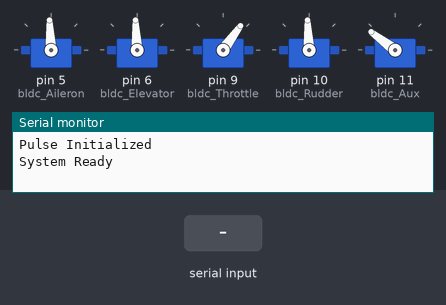
Simulated run of this sketch. Board: Arduino Uno, built with avr-gcc and run on an emulated ATmega328P. Parts: 5 × servo, the last lines printed to the serial monitor. The test bench sets the inputs (shaded band).

Above: at 1.3 s.
1.4 s: "TH" received over Serial
At 2.3 s:
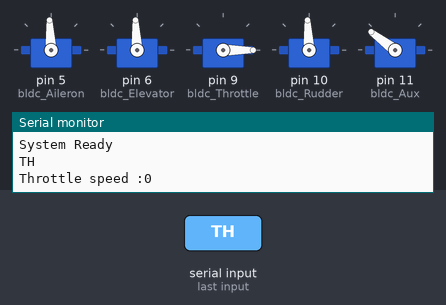
2.9 s: "RD" received over Serial
At 3.6 s:
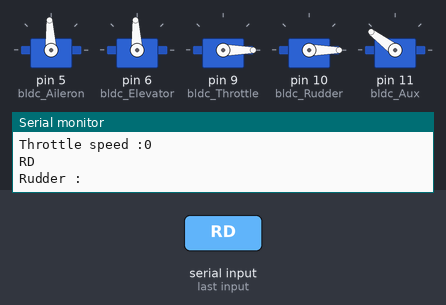
4.4 s: "AI" received over Serial
At 5.6 s:
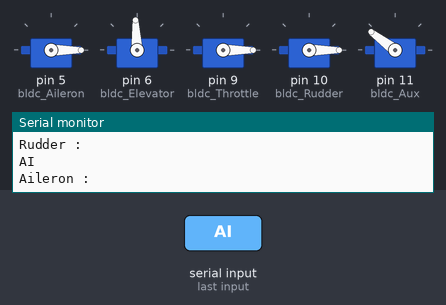
5.9 s: "EL" received over Serial
At 7.1 s:
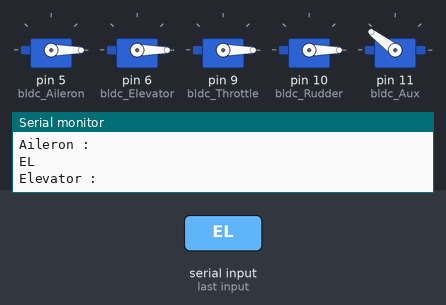
7.4 s: "ARM" received over Serial
At 8.4 s:
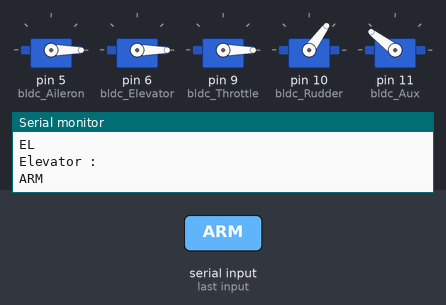
Timing chart, 0 to 10.9 s (numbered marks = the images above; inputs shaded):
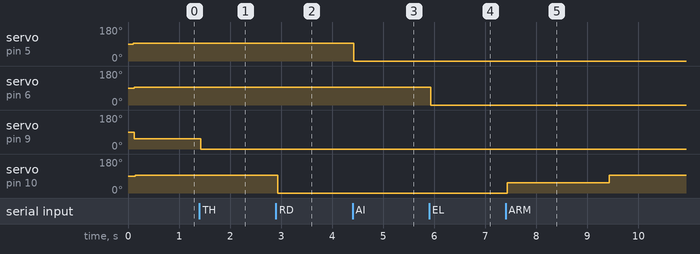

The sketch:

KK2_Interface.ino
```cpp
#include <Servo.h>
Servo bldc_Aileron;
Servo bldc_Elevator;
Servo bldc_Throttle;
Servo bldc_Rudder;
Servo bldc_Aux;

String string= "";

//To send a command use this format : e.g. TH_1850
//for Aileron AI
//for Elevator EL
//for Throttle TH
//for Throttle RD
//for Auxiliary use AUX_ON or AUX_OFF

int defAileron = 1500;//Max value is 1900 and Min value is 1100
int defElevator = 1500;//Max value is 1900 and Min value is 1100
int defThrottle = 1100;//Max value is 2400 and Min value is 1100
int defRudder = 1500;//Max value is 1900 and Min value is 1100

int AuxOn = 2018;
int AuxOff = 1015;


void setup(){

  pinMode(5, OUTPUT);
  pinMode(6, OUTPUT);
  pinMode(9, OUTPUT);
  pinMode(10, OUTPUT);
  pinMode(11, OUTPUT);

  bldc_Aileron.attach(5);
  bldc_Elevator.attach(6);
  bldc_Throttle.attach(9);
  bldc_Rudder.attach(10);
  bldc_Aux.attach(11);

  Serial.begin(9600);
  delay(100);
  initializePulse();

  Serial.println("System Ready");
}


void loop(){

  string = "";

    while(Serial.available() > 0)
    {
        string += (char) Serial.read();
        Serial.flush();
        delay(10);
    }

    if(string != "")
    {
      String word1 = getValue(string, '_', 0);
      String word2 = getValue(string, '_', 1);

      Serial.println(word1);

//      if(word1 == "+"){
//        fullThrottle();
//      }
//
//      if(word1 == "-"){
//        IdleThrottle();
//      }

      if(word1=="TH"){
        int th = word2.toInt();
        bldc_Throttle.writeMicroseconds(th); //actually write the value to the motor
        Serial.print("Throttle speed :");Serial.println(bldc_Throttle.read());
      }

      if(word1=="RD"){
        int th = word2.toInt();
        bldc_Rudder.writeMicroseconds(th); //actually write the value to the motor
        Serial.print("Rudder :");Serial.println(word2);
      }

      if(word1=="AI"){
        int th = word2.toInt();
        bldc_Aileron.writeMicroseconds(th); //actually write the value to the motor
        Serial.print("Aileron :");Serial.println(word2);
      }

      if(word1=="EL"){
        int th = word2.toInt();
        bldc_Elevator.writeMicroseconds(th); //actually write the value to the motor
        Serial.print("Elevator :");Serial.println(word2);
      }

      if(word1=="AUX"){
        if(word2=="ON"){
          Auxiliary(true);
          Serial.println("Self-Level is ON");
        }
        else if(word2=="OFF"){
          Auxiliary(false);
          Serial.println("Self-Level is OFF");
        }
      }

      if(word1=="ARM"){
        ArmModel();
      }

      if(word1=="DARM"){
        DisArmModel();
      }
    }
  delay(10);
}


void fullThrottle(){
  bldc_Throttle.writeMicroseconds(2390);
}

void IdleThrottle(){
  bldc_Throttle.writeMicroseconds(defThrottle);
}

void ArmModel(){
  bldc_Rudder.writeMicroseconds(1100);
  delay(2000);
  bldc_Rudder.writeMicroseconds(defRudder);

  Serial.println("Model Armed and Ready to Fly");
  delay(1000);
}

void DisArmModel(){
  bldc_Rudder.writeMicroseconds(1900);
  delay(2000);
  bldc_Rudder.writeMicroseconds(defRudder);

  Serial.println("Model Disarmed");
  delay(1000);
}


void initializePulse(){

  bldc_Aileron.writeMicroseconds(defAileron);
  delay(10);
  bldc_Elevator.writeMicroseconds(defElevator);
  delay(10);
  bldc_Throttle.writeMicroseconds(defThrottle);
  delay(10);
  bldc_Rudder.writeMicroseconds(defRudder);
  delay(10);
  Auxiliary("ON");
  delay(10);
  Serial.println("Pulse Initialized");
}

void Auxiliary(bool SW){
  if(SW){
    bldc_Aux.writeMicroseconds(AuxOn);
  }
  else{
    bldc_Aux.writeMicroseconds(AuxOff);
  }
}

String getValue(String data, char separator, int index)
{
  int found = 0;
  int strIndex[] = {0, -1};
  int maxIndex = data.length()-1;

  for(int i=0; i<=maxIndex && found<=index; i++){
    if(data.charAt(i)==separator || i==maxIndex){
        found++;
        strIndex[0] = strIndex[1]+1;
        strIndex[1] = (i == maxIndex) ? i+1 : i;
    }
  }

  return found>index ? data.substring(strIndex[0], strIndex[1]) : "";
}
```

Measured:
- after the input at 1.4 s, servo on pin 9 (bldc_Throttle): 54° → 0° at once
- after the input at 2.9 s, servo on pin 10 (bldc_Rudder): 93° → 0° at once
- after the input at 4.4 s, servo on pin 5 (bldc_Aileron): 93° → 0° at once
- after the input at 5.9 s, servo on pin 6 (bldc_Elevator): 93° → 0° at once
- after the input at 7.4 s, servo on pin 10 (bldc_Rudder): 0° → 54° at once, → 93° 2.0 s later
